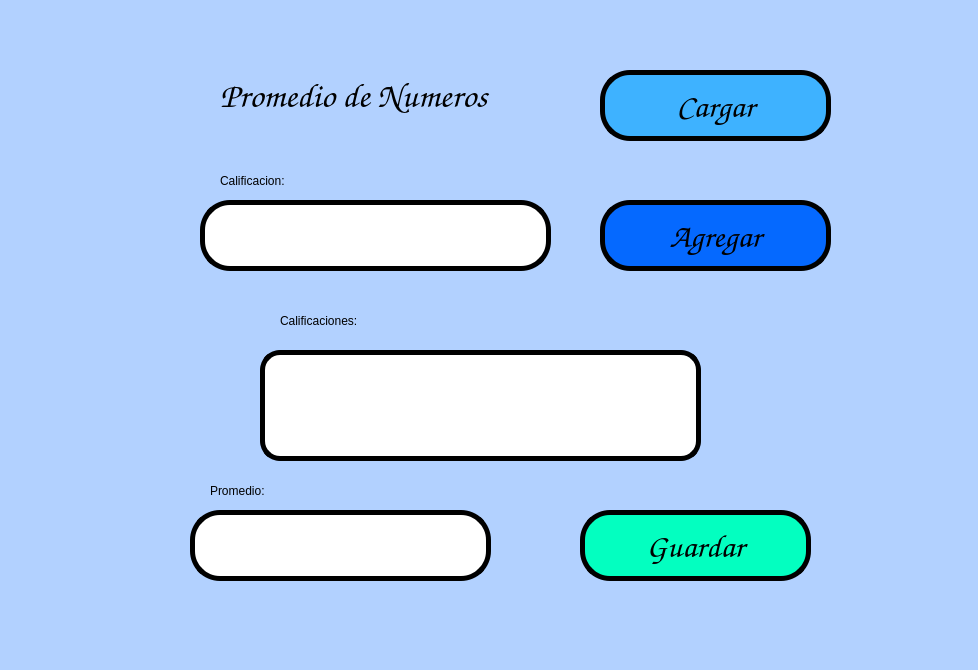
<?xml version="1.0" encoding="UTF-8"?>
<ui version="4.0">
 <class>MainWindow</class>
 <widget class="QMainWindow" name="MainWindow">
  <property name="geometry">
   <rect>
    <x>0</x>
    <y>0</y>
    <width>978</width>
    <height>670</height>
   </rect>
  </property>
  <property name="windowTitle">
   <string>MainWindow</string>
  </property>
  <property name="styleSheet">
   <string notr="true">background-color: rgb(178, 209, 255);</string>
  </property>
  <widget class="QWidget" name="centralwidget">
   <widget class="QPushButton" name="btn_guardar">
    <property name="geometry">
     <rect>
      <x>580</x>
      <y>510</y>
      <width>231</width>
      <height>71</height>
     </rect>
    </property>
    <property name="palette">
     <palette>
      <active>
       <colorrole role="Button">
        <brush brushstyle="SolidPattern">
         <color alpha="255">
          <red>3</red>
          <green>255</green>
          <blue>192</blue>
         </color>
        </brush>
       </colorrole>
       <colorrole role="Base">
        <brush brushstyle="SolidPattern">
         <color alpha="255">
          <red>3</red>
          <green>255</green>
          <blue>192</blue>
         </color>
        </brush>
       </colorrole>
       <colorrole role="Window">
        <brush brushstyle="SolidPattern">
         <color alpha="255">
          <red>3</red>
          <green>255</green>
          <blue>192</blue>
         </color>
        </brush>
       </colorrole>
      </active>
      <inactive>
       <colorrole role="Button">
        <brush brushstyle="SolidPattern">
         <color alpha="255">
          <red>3</red>
          <green>255</green>
          <blue>192</blue>
         </color>
        </brush>
       </colorrole>
       <colorrole role="Base">
        <brush brushstyle="SolidPattern">
         <color alpha="255">
          <red>3</red>
          <green>255</green>
          <blue>192</blue>
         </color>
        </brush>
       </colorrole>
       <colorrole role="Window">
        <brush brushstyle="SolidPattern">
         <color alpha="255">
          <red>3</red>
          <green>255</green>
          <blue>192</blue>
         </color>
        </brush>
       </colorrole>
      </inactive>
      <disabled>
       <colorrole role="Button">
        <brush brushstyle="SolidPattern">
         <color alpha="255">
          <red>3</red>
          <green>255</green>
          <blue>192</blue>
         </color>
        </brush>
       </colorrole>
       <colorrole role="Base">
        <brush brushstyle="SolidPattern">
         <color alpha="255">
          <red>3</red>
          <green>255</green>
          <blue>192</blue>
         </color>
        </brush>
       </colorrole>
       <colorrole role="Window">
        <brush brushstyle="SolidPattern">
         <color alpha="255">
          <red>3</red>
          <green>255</green>
          <blue>192</blue>
         </color>
        </brush>
       </colorrole>
      </disabled>
     </palette>
    </property>
    <property name="font">
     <font>
      <family>Comic Sans MS</family>
      <pointsize>25</pointsize>
      <weight>9</weight>
      <italic>false</italic>
      <bold>false</bold>
     </font>
    </property>
    <property name="whatsThis">
     <string>&lt;html&gt;&lt;head/&gt;&lt;body&gt;&lt;p&gt;&lt;span style=&quot; color:#ff5500;&quot;&gt;aserfg&lt;/span&gt;&lt;/p&gt;&lt;/body&gt;&lt;/html&gt;</string>
    </property>
    <property name="styleSheet">
     <string notr="true">background-color: rgb(3, 255, 192);
border: 5px solid black;
border-radius: 30px;
font: 75 25pt &quot;Comic Sans MS&quot;;</string>
    </property>
    <property name="text">
     <string>Guardar</string>
    </property>
   </widget>
   <widget class="QLabel" name="label">
    <property name="geometry">
     <rect>
      <x>220</x>
      <y>160</y>
      <width>361</width>
      <height>41</height>
     </rect>
    </property>
    <property name="styleSheet">
     <string notr="true">font: 75 18pt &quot;Comic Sans MS&quot;;</string>
    </property>
    <property name="text">
     <string>Calificacion:</string>
    </property>
   </widget>
   <widget class="QLineEdit" name="txt_calificacion">
    <property name="geometry">
     <rect>
      <x>200</x>
      <y>200</y>
      <width>351</width>
      <height>71</height>
     </rect>
    </property>
    <property name="font">
     <font>
      <family>Comic Sans MS</family>
      <pointsize>22</pointsize>
      <weight>50</weight>
      <bold>false</bold>
     </font>
    </property>
    <property name="styleSheet">
     <string notr="true">background-color: rgb(255, 255, 255);
border: 5px solid black;
border-radius: 30px;</string>
    </property>
    <property name="text">
     <string/>
    </property>
   </widget>
   <widget class="QLabel" name="label_2">
    <property name="geometry">
     <rect>
      <x>210</x>
      <y>470</y>
      <width>271</width>
      <height>41</height>
     </rect>
    </property>
    <property name="styleSheet">
     <string notr="true">font: 75 18pt &quot;Comic Sans MS&quot;;</string>
    </property>
    <property name="text">
     <string>Promedio:</string>
    </property>
   </widget>
   <widget class="QLineEdit" name="txt_promedio">
    <property name="geometry">
     <rect>
      <x>190</x>
      <y>510</y>
      <width>301</width>
      <height>71</height>
     </rect>
    </property>
    <property name="font">
     <font>
      <family>Comic Sans MS</family>
      <pointsize>22</pointsize>
      <weight>50</weight>
      <bold>false</bold>
     </font>
    </property>
    <property name="styleSheet">
     <string notr="true">background-color: rgb(255, 255, 255);
border: 5px solid black;
border-radius: 30px;</string>
    </property>
    <property name="text">
     <string/>
    </property>
   </widget>
   <widget class="QLabel" name="label_3">
    <property name="geometry">
     <rect>
      <x>220</x>
      <y>70</y>
      <width>371</width>
      <height>51</height>
     </rect>
    </property>
    <property name="font">
     <font>
      <family>Comic Sans MS</family>
      <pointsize>26</pointsize>
      <weight>9</weight>
      <italic>false</italic>
      <bold>false</bold>
     </font>
    </property>
    <property name="styleSheet">
     <string notr="true">font: 75 26pt &quot;Comic Sans MS&quot;;</string>
    </property>
    <property name="text">
     <string>Promedio de Numeros</string>
    </property>
   </widget>
   <widget class="QPushButton" name="btn_agregar">
    <property name="geometry">
     <rect>
      <x>600</x>
      <y>200</y>
      <width>231</width>
      <height>71</height>
     </rect>
    </property>
    <property name="palette">
     <palette>
      <active>
       <colorrole role="Button">
        <brush brushstyle="SolidPattern">
         <color alpha="255">
          <red>5</red>
          <green>105</green>
          <blue>255</blue>
         </color>
        </brush>
       </colorrole>
       <colorrole role="Base">
        <brush brushstyle="SolidPattern">
         <color alpha="255">
          <red>5</red>
          <green>105</green>
          <blue>255</blue>
         </color>
        </brush>
       </colorrole>
       <colorrole role="Window">
        <brush brushstyle="SolidPattern">
         <color alpha="255">
          <red>5</red>
          <green>105</green>
          <blue>255</blue>
         </color>
        </brush>
       </colorrole>
      </active>
      <inactive>
       <colorrole role="Button">
        <brush brushstyle="SolidPattern">
         <color alpha="255">
          <red>5</red>
          <green>105</green>
          <blue>255</blue>
         </color>
        </brush>
       </colorrole>
       <colorrole role="Base">
        <brush brushstyle="SolidPattern">
         <color alpha="255">
          <red>5</red>
          <green>105</green>
          <blue>255</blue>
         </color>
        </brush>
       </colorrole>
       <colorrole role="Window">
        <brush brushstyle="SolidPattern">
         <color alpha="255">
          <red>5</red>
          <green>105</green>
          <blue>255</blue>
         </color>
        </brush>
       </colorrole>
      </inactive>
      <disabled>
       <colorrole role="Button">
        <brush brushstyle="SolidPattern">
         <color alpha="255">
          <red>5</red>
          <green>105</green>
          <blue>255</blue>
         </color>
        </brush>
       </colorrole>
       <colorrole role="Base">
        <brush brushstyle="SolidPattern">
         <color alpha="255">
          <red>5</red>
          <green>105</green>
          <blue>255</blue>
         </color>
        </brush>
       </colorrole>
       <colorrole role="Window">
        <brush brushstyle="SolidPattern">
         <color alpha="255">
          <red>5</red>
          <green>105</green>
          <blue>255</blue>
         </color>
        </brush>
       </colorrole>
      </disabled>
     </palette>
    </property>
    <property name="font">
     <font>
      <family>Comic Sans MS</family>
      <pointsize>25</pointsize>
      <weight>9</weight>
      <italic>false</italic>
      <bold>false</bold>
     </font>
    </property>
    <property name="whatsThis">
     <string>&lt;html&gt;&lt;head/&gt;&lt;body&gt;&lt;p&gt;&lt;span style=&quot; color:#ff5500;&quot;&gt;aserfg&lt;/span&gt;&lt;/p&gt;&lt;/body&gt;&lt;/html&gt;</string>
    </property>
    <property name="styleSheet">
     <string notr="true">background-color: rgb(5, 105, 255);
border: 5px solid black;
border-radius: 30px;
font: 75 25pt &quot;Comic Sans MS&quot;;</string>
    </property>
    <property name="text">
     <string>Agregar</string>
    </property>
   </widget>
   <widget class="QPushButton" name="btn_cargar">
    <property name="geometry">
     <rect>
      <x>600</x>
      <y>70</y>
      <width>231</width>
      <height>71</height>
     </rect>
    </property>
    <property name="palette">
     <palette>
      <active>
       <colorrole role="Button">
        <brush brushstyle="SolidPattern">
         <color alpha="255">
          <red>62</red>
          <green>178</green>
          <blue>255</blue>
         </color>
        </brush>
       </colorrole>
       <colorrole role="Base">
        <brush brushstyle="SolidPattern">
         <color alpha="255">
          <red>62</red>
          <green>178</green>
          <blue>255</blue>
         </color>
        </brush>
       </colorrole>
       <colorrole role="Window">
        <brush brushstyle="SolidPattern">
         <color alpha="255">
          <red>62</red>
          <green>178</green>
          <blue>255</blue>
         </color>
        </brush>
       </colorrole>
      </active>
      <inactive>
       <colorrole role="Button">
        <brush brushstyle="SolidPattern">
         <color alpha="255">
          <red>62</red>
          <green>178</green>
          <blue>255</blue>
         </color>
        </brush>
       </colorrole>
       <colorrole role="Base">
        <brush brushstyle="SolidPattern">
         <color alpha="255">
          <red>62</red>
          <green>178</green>
          <blue>255</blue>
         </color>
        </brush>
       </colorrole>
       <colorrole role="Window">
        <brush brushstyle="SolidPattern">
         <color alpha="255">
          <red>62</red>
          <green>178</green>
          <blue>255</blue>
         </color>
        </brush>
       </colorrole>
      </inactive>
      <disabled>
       <colorrole role="Button">
        <brush brushstyle="SolidPattern">
         <color alpha="255">
          <red>62</red>
          <green>178</green>
          <blue>255</blue>
         </color>
        </brush>
       </colorrole>
       <colorrole role="Base">
        <brush brushstyle="SolidPattern">
         <color alpha="255">
          <red>62</red>
          <green>178</green>
          <blue>255</blue>
         </color>
        </brush>
       </colorrole>
       <colorrole role="Window">
        <brush brushstyle="SolidPattern">
         <color alpha="255">
          <red>62</red>
          <green>178</green>
          <blue>255</blue>
         </color>
        </brush>
       </colorrole>
      </disabled>
     </palette>
    </property>
    <property name="font">
     <font>
      <family>Comic Sans MS</family>
      <pointsize>25</pointsize>
      <weight>9</weight>
      <italic>false</italic>
      <bold>false</bold>
     </font>
    </property>
    <property name="whatsThis">
     <string>&lt;html&gt;&lt;head/&gt;&lt;body&gt;&lt;p&gt;&lt;span style=&quot; color:#ff5500;&quot;&gt;aserfg&lt;/span&gt;&lt;/p&gt;&lt;/body&gt;&lt;/html&gt;</string>
    </property>
    <property name="styleSheet">
     <string notr="true">background-color: rgb(62, 178, 255);
border: 5px solid black;
border-radius: 30px;
font: 75 25pt &quot;Comic Sans MS&quot;;</string>
    </property>
    <property name="text">
     <string>Cargar</string>
    </property>
   </widget>
   <widget class="QTextEdit" name="txt_lista_calificaciones">
    <property name="geometry">
     <rect>
      <x>260</x>
      <y>350</y>
      <width>441</width>
      <height>111</height>
     </rect>
    </property>
    <property name="styleSheet">
     <string notr="true">border-radius:20px;
background-color: rgb(255, 255, 255);
border: 5px solid black;</string>
    </property>
    <property name="html">
     <string>&lt;!DOCTYPE HTML PUBLIC &quot;-//W3C//DTD HTML 4.0//EN&quot; &quot;http://www.w3.org/TR/REC-html40/strict.dtd&quot;&gt;
&lt;html&gt;&lt;head&gt;&lt;meta name=&quot;qrichtext&quot; content=&quot;1&quot; /&gt;&lt;style type=&quot;text/css&quot;&gt;
p, li { white-space: pre-wrap; }
&lt;/style&gt;&lt;/head&gt;&lt;body style=&quot; font-family:'MS Shell Dlg 2'; font-size:8.25pt; font-weight:400; font-style:normal;&quot;&gt;
&lt;p style=&quot;-qt-paragraph-type:empty; margin-top:0px; margin-bottom:0px; margin-left:0px; margin-right:0px; -qt-block-indent:0; text-indent:0px;&quot;&gt;&lt;br /&gt;&lt;/p&gt;&lt;/body&gt;&lt;/html&gt;</string>
    </property>
   </widget>
   <widget class="QLabel" name="label_4">
    <property name="geometry">
     <rect>
      <x>280</x>
      <y>300</y>
      <width>361</width>
      <height>41</height>
     </rect>
    </property>
    <property name="styleSheet">
     <string notr="true">font: 75 18pt &quot;Comic Sans MS&quot;;</string>
    </property>
    <property name="text">
     <string>Calificaciones:</string>
    </property>
   </widget>
  </widget>
  <widget class="QMenuBar" name="menubar">
   <property name="geometry">
    <rect>
     <x>0</x>
     <y>0</y>
     <width>978</width>
     <height>21</height>
    </rect>
   </property>
  </widget>
  <widget class="QStatusBar" name="statusbar"/>
 </widget>
 <resources/>
 <connections/>
</ui>
